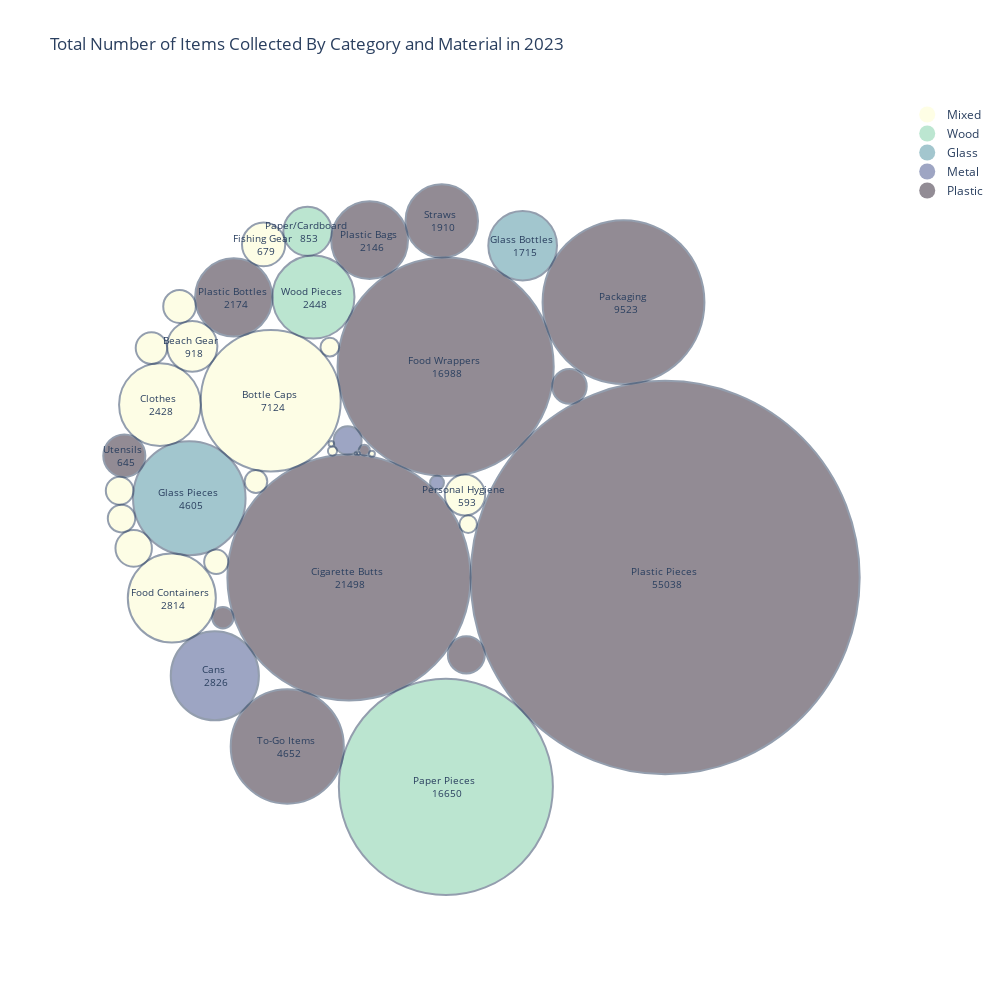

Notebook code for this chart:
### Markdown cell above
## Number of Items Collected in 2023 Color Coded by Material

This circle packing graph shows the total amount of items of the given categories that have been cleaned up by Save Our Shores from in 2023. The circle sizes correspond to the number of items. When circles are too small to display the text within them, the text has been removed, and you can instead hover over the circle to see the item category and number.
The circles are color coded based on their material, with the categories Mixed, Wood, Glass, Metal and Plastic.

### Code cell
sos23 = sos_data[sos_data['Date'].dt.year == 2023]
fig = graphs.circle_packing_graph(sos23, col_config, plot_colors='Deep')
fig.show()

### Figure 1 — Plotly figure (JSON) as saved in the notebook; plotly's stock layout.template omitted (floating-point values rounded to 4 significant figures)
{"data": [{"marker": {"color": "rgb(253, 253, 204)", "opacity": 0.5, "size": 16, "symbol": "circle"}, "mode": "markers", "name": "Mixed", "showlegend": true, "type": "scatter", "x": [null], "y": [null]}, {"marker": {"color": "rgb(122, 205, 163)", "opacity": 0.5, "size": 16, "symbol": "circle"}, "mode": "markers", "name": "Wood", "showlegend": true, "type": "scatter", "x": [null], "y": [null]}, {"marker": {"color": "rgb(72, 142, 158)", "opacity": 0.5, "size": 16, "symbol": "circle"}, "mode": "markers", "name": "Glass", "showlegend": true, "type": "scatter", "x": [null], "y": [null]}, {"marker": {"color": "rgb(62, 77, 136)", "opacity": 0.5, "size": 16, "symbol": "circle"}, "mode": "markers", "name": "Metal", "showlegend": true, "type": "scatter", "x": [null], "y": [null]}, {"marker": {"color": "rgb(39, 26, 44)", "opacity": 0.5, "size": 16, "symbol": "circle"}, "mode": "markers", "name": "Plastic", "showlegend": true, "type": "scatter", "x": [null], "y": [null]}], "layout": {"annotations": [{"font": {"size": 10}, "hovertext": "Plastic Pieces <br> 55038", "showarrow": false, "text": "Plastic Pieces <br> 55038", "x": 0.4652, "y": -0.1728}, {"font": {"size": 10}, "hovertext": "Cigarette Butts <br> 21498", "showarrow": false, "text": "Cigarette Butts <br> 21498", "x": -0.3535, "y": -0.1728}, {"font": {"size": 10}, "hovertext": "Food Wrappers <br> 16988", "showarrow": false, "text": "Food Wrappers <br> 16988", "x": -0.1032, "y": 0.3667}, {"font": {"size": 10}, "hovertext": "Paper Pieces <br> 16650", "showarrow": false, "text": "Paper Pieces <br> 16650", "x": -0.1026, "y": -0.7089}, {"font": {"size": 10}, "hovertext": "Packaging <br> 9523", "showarrow": false, "text": "Packaging <br> 9523", "x": 0.3573, "y": 0.5323}, {"font": {"size": 10}, "hovertext": "Bottle Caps <br> 7124", "showarrow": false, "text": "Bottle Caps <br> 7124", "x": -0.5561, "y": 0.28}, {"font": {"size": 10}, "hovertext": "To-Go Items <br> 4652", "showarrow": false, "text": "To-Go Items <br> 4652", "x": -0.5133, "y": -0.6056}, {"font": {"size": 10}, "hovertext": "Glass Pieces <br> 4605", "showarrow": false, "text": "Glass Pieces <br> 4605", "x": -0.767, "y": 0.0301}, {"font": {"size": 10}, "hovertext": "Cans <br> 2826", "showarrow": false, "text": "Cans <br> 2826", "x": -0.7009, "y": -0.4246}, {"font": {"size": 10}, "hovertext": "Food Containers <br> 2814", "showarrow": false, "text": "Food Containers <br> 2814", "x": -0.8123, "y": -0.2256}, {"font": {"size": 10}, "hovertext": "Wood Pieces <br> 2448", "showarrow": false, "text": "Wood Pieces <br> 2448", "x": -0.4455, "y": 0.5454}, {"font": {"size": 10}, "hovertext": "Clothes <br> 2428", "showarrow": false, "text": "Clothes <br> 2428", "x": -0.843, "y": 0.2699}, {"font": {"size": 10}, "hovertext": "Plastic Bottles <br> 2174", "showarrow": false, "text": "Plastic Bottles <br> 2174", "x": -0.6519, "y": 0.5446}, {"font": {"size": 10}, "hovertext": "Plastic Bags <br> 2146", "showarrow": false, "text": "Plastic Bags <br> 2146", "x": -0.3002, "y": 0.691}, {"font": {"size": 10}, "hovertext": "Straws <br> 1910", "showarrow": false, "text": "Straws <br> 1910", "x": -0.1132, "y": 0.7403}, {"font": {"size": 10}, "hovertext": "Glass Bottles <br> 1715", "showarrow": false, "text": "Glass Bottles <br> 1715", "x": 0.09623, "y": 0.677}, {"font": {"size": 10}, "hovertext": "Beach Gear <br> 918", "showarrow": false, "text": "Beach Gear <br> 918", "x": -0.7594, "y": 0.4192}, {"font": {"size": 10}, "hovertext": "Paper/Cardboard <br> 853", "showarrow": false, "text": "Paper/Cardboard <br> 853", "x": -0.4608, "y": 0.7137}, {"font": {"size": 10}, "hovertext": "Fishing Gear <br> 679", "showarrow": false, "text": "Fishing Gear <br> 679", "x": -0.5746, "y": 0.6802}, {"font": {"size": 10}, "hovertext": "Utensils <br> 645", "showarrow": false, "text": "Utensils <br> 645", "x": -0.9352, "y": 0.1387}, {"font": {"size": 10}, "hovertext": "Personal Hygiene <br> 593", "showarrow": false, "text": "Personal Hygiene <br> 593", "x": -0.05313, "y": 0.03834}, {"font": {"size": 10}, "hovertext": "Lids <br> 496", "showarrow": false, "text": "", "x": -0.04967, "y": -0.3709}, {"font": {"size": 10}, "hovertext": "Batteries <br> 483", "showarrow": false, "text": "", "x": -0.911, "y": -0.09825}, {"font": {"size": 10}, "hovertext": "Balloons <br> 433", "showarrow": false, "text": "", "x": 0.2174, "y": 0.3165}, {"font": {"size": 10}, "hovertext": "Construction Materials <br> 386", "showarrow": false, "text": "", "x": -0.7923, "y": 0.5212}, {"font": {"size": 10}, "hovertext": "Lighters <br> 359", "showarrow": false, "text": "", "x": -0.865, "y": 0.4147}, {"font": {"size": 10}, "hovertext": "Syringes <br> 283", "showarrow": false, "text": "", "x": -0.3568, "y": 0.1782}, {"font": {"size": 10}, "hovertext": "Bandaids <br> 277", "showarrow": false, "text": "", "x": -0.9474, "y": 0.04923}, {"font": {"size": 10}, "hovertext": "Strapping Bands <br> 273", "showarrow": false, "text": "", "x": -0.9425, "y": -0.02182}, {"font": {"size": 10}, "hovertext": "Tobacco <br> 212", "showarrow": false, "text": "", "x": -0.6973, "y": -0.1326}, {"font": {"size": 10}, "hovertext": "PPE <br> 186", "showarrow": false, "text": "", "x": -0.5944, "y": 0.07299}, {"font": {"size": 10}, "hovertext": "Beverage Pouches <br> 164", "showarrow": false, "text": "", "x": -0.68, "y": -0.2757}, {"font": {"size": 10}, "hovertext": "Bagged Pet Waste <br> 127", "showarrow": false, "text": "", "x": -0.4031, "y": 0.4171}, {"font": {"size": 10}, "hovertext": "E-Waste <br> 112", "showarrow": false, "text": "", "x": -0.04478, "y": -0.03621}, {"font": {"size": 10}, "hovertext": "Appliances <br> 70", "showarrow": false, "text": "", "x": -0.1255, "y": 0.0697}, {"font": {"size": 10}, "hovertext": "6-Pack Holders <br> 41", "showarrow": false, "text": "", "x": -0.3135, "y": 0.1534}, {"font": {"size": 10}, "hovertext": "Footwear <br> 30", "showarrow": false, "text": "", "x": -0.3963, "y": 0.151}, {"font": {"size": 10}, "hovertext": "Cigar Tips <br> 13", "showarrow": false, "text": "", "x": -0.2941, "y": 0.1443}, {"font": {"size": 10}, "hovertext": "Tires <br> 11", "showarrow": false, "text": "", "x": -0.3992, "y": 0.1697}, {"font": {"size": 10}, "hovertext": "Rope <br> 3", "showarrow": false, "text": "", "x": -0.3288, "y": 0.1448}, {"font": {"size": 10}, "hovertext": "Fireworks <br> 2", "showarrow": false, "text": "", "x": -0.3355, "y": 0.1446}], "autosize": false, "height": 1000, "plot_bgcolor": "rgba(0, 0, 0, 0)", "shapes": [{"fillcolor": "rgb(39, 26, 44)", "line": {"width": 2}, "opacity": 0.5, "type": "circle", "x0": -0.03863, "x1": 0.9689, "xref": "x", "y0": -0.6766, "y1": 0.331, "yref": "y"}, {"fillcolor": "rgb(39, 26, 44)", "line": {"width": 2}, "opacity": 0.5, "type": "circle", "x0": -0.6683, "x1": -0.03863, "xref": "x", "y0": -0.4877, "y1": 0.1421, "yref": "y"}, {"fillcolor": "rgb(39, 26, 44)", "line": {"width": 2}, "opacity": 0.5, "type": "circle", "x0": -0.3831, "x1": 0.1767, "xref": "x", "y0": 0.08683, "y1": 0.6466, "yref": "y"}, {"fillcolor": "rgb(122, 205, 163)", "line": {"width": 2}, "opacity": 0.5, "type": "circle", "x0": -0.3797, "x1": 0.1745, "xref": "x", "y0": -0.986, "y1": -0.4319, "yref": "y"}, {"fillcolor": "rgb(39, 26, 44)", "line": {"width": 2}, "opacity": 0.5, "type": "circle", "x0": 0.1478, "x1": 0.5669, "xref": "x", "y0": 0.3228, "y1": 0.7419, "yref": "y"}, {"fillcolor": "rgb(253, 253, 204)", "line": {"width": 2}, "opacity": 0.5, "type": "circle", "x0": -0.7374, "x1": -0.3749, "xref": "x", "y0": 0.09877, "y1": 0.4613, "yref": "y"}, {"fillcolor": "rgb(39, 26, 44)", "line": {"width": 2}, "opacity": 0.5, "type": "circle", "x0": -0.6598, "x1": -0.3669, "xref": "x", "y0": -0.752, "y1": -0.4591, "yref": "y"}, {"fillcolor": "rgb(72, 142, 158)", "line": {"width": 2}, "opacity": 0.5, "type": "circle", "x0": -0.9127, "x1": -0.6212, "xref": "x", "y0": -0.1156, "y1": 0.1758, "yref": "y"}, {"fillcolor": "rgb(62, 77, 136)", "line": {"width": 2}, "opacity": 0.5, "type": "circle", "x0": -0.815, "x1": -0.5867, "xref": "x", "y0": -0.5387, "y1": -0.3104, "yref": "y"}, {"fillcolor": "rgb(253, 253, 204)", "line": {"width": 2}, "opacity": 0.5, "type": "circle", "x0": -0.9262, "x1": -0.6983, "xref": "x", "y0": -0.3395, "y1": -0.1116, "yref": "y"}, {"fillcolor": "rgb(122, 205, 163)", "line": {"width": 2}, "opacity": 0.5, "type": "circle", "x0": -0.5518, "x1": -0.3393, "xref": "x", "y0": 0.4391, "y1": 0.6516, "yref": "y"}, {"fillcolor": "rgb(253, 253, 204)", "line": {"width": 2}, "opacity": 0.5, "type": "circle", "x0": -0.9488, "x1": -0.7372, "xref": "x", "y0": 0.164, "y1": 0.3757, "yref": "y"}, {"fillcolor": "rgb(39, 26, 44)", "line": {"width": 2}, "opacity": 0.5, "type": "circle", "x0": -0.752, "x1": -0.5518, "xref": "x", "y0": 0.4445, "y1": 0.6447, "yref": "y"}, {"fillcolor": "rgb(39, 26, 44)", "line": {"width": 2}, "opacity": 0.5, "type": "circle", "x0": -0.3996, "x1": -0.2007, "xref": "x", "y0": 0.5915, "y1": 0.7904, "yref": "y"}, {"fillcolor": "rgb(39, 26, 44)", "line": {"width": 2}, "opacity": 0.5, "type": "circle", "x0": -0.2071, "x1": -0.0194, "xref": "x", "y0": 0.6465, "y1": 0.8342, "yref": "y"}, {"fillcolor": "rgb(72, 142, 158)", "line": {"width": 2}, "opacity": 0.5, "type": "circle", "x0": 0.007301, "x1": 0.1852, "xref": "x", "y0": 0.588, "y1": 0.7659, "yref": "y"}, {"fillcolor": "rgb(253, 253, 204)", "line": {"width": 2}, "opacity": 0.5, "type": "circle", "x0": -0.8245, "x1": -0.6943, "xref": "x", "y0": 0.3541, "y1": 0.4842, "yref": "y"}, {"fillcolor": "rgb(122, 205, 163)", "line": {"width": 2}, "opacity": 0.5, "type": "circle", "x0": -0.5235, "x1": -0.398, "xref": "x", "y0": 0.651, "y1": 0.7764, "yref": "y"}, {"fillcolor": "rgb(253, 253, 204)", "line": {"width": 2}, "opacity": 0.5, "type": "circle", "x0": -0.6306, "x1": -0.5187, "xref": "x", "y0": 0.6242, "y1": 0.7362, "yref": "y"}, {"fillcolor": "rgb(39, 26, 44)", "line": {"width": 2}, "opacity": 0.5, "type": "circle", "x0": -0.9898, "x1": -0.8807, "xref": "x", "y0": 0.08414, "y1": 0.1932, "yref": "y"}, {"fillcolor": "rgb(253, 253, 204)", "line": {"width": 2}, "opacity": 0.5, "type": "circle", "x0": -0.1054, "x1": -0.0008362, "xref": "x", "y0": -0.01395, "y1": 0.09063, "yref": "y"}, {"fillcolor": "rgb(39, 26, 44)", "line": {"width": 2}, "opacity": 0.5, "type": "circle", "x0": -0.09749, "x1": -0.001844, "xref": "x", "y0": -0.4187, "y1": -0.3231, "yref": "y"}, {"fillcolor": "rgb(253, 253, 204)", "line": {"width": 2}, "opacity": 0.5, "type": "circle", "x0": -0.9582, "x1": -0.8638, "xref": "x", "y0": -0.1454, "y1": -0.05106, "yref": "y"}, {"fillcolor": "rgb(39, 26, 44)", "line": {"width": 2}, "opacity": 0.5, "type": "circle", "x0": 0.1728, "x1": 0.2621, "xref": "x", "y0": 0.2719, "y1": 0.3612, "yref": "y"}, {"fillcolor": "rgb(253, 253, 204)", "line": {"width": 2}, "opacity": 0.5, "type": "circle", "x0": -0.8345, "x1": -0.7501, "xref": "x", "y0": 0.4791, "y1": 0.5634, "yref": "y"}, {"fillcolor": "rgb(253, 253, 204)", "line": {"width": 2}, "opacity": 0.5, "type": "circle", "x0": -0.9057, "x1": -0.8244, "xref": "x", "y0": 0.374, "y1": 0.4554, "yref": "y"}, {"fillcolor": "rgb(62, 77, 136)", "line": {"width": 2}, "opacity": 0.5, "type": "circle", "x0": -0.3929, "x1": -0.3207, "xref": "x", "y0": 0.142, "y1": 0.2143, "yref": "y"}, {"fillcolor": "rgb(253, 253, 204)", "line": {"width": 2}, "opacity": 0.5, "type": "circle", "x0": -0.9832, "x1": -0.9117, "xref": "x", "y0": 0.01349, "y1": 0.08497, "yref": "y"}, {"fillcolor": "rgb(253, 253, 204)", "line": {"width": 2}, "opacity": 0.5, "type": "circle", "x0": -0.978, "x1": -0.907, "xref": "x", "y0": -0.05731, "y1": 0.01366, "yref": "y"}, {"fillcolor": "rgb(253, 253, 204)", "line": {"width": 2}, "opacity": 0.5, "type": "circle", "x0": -0.7285, "x1": -0.666, "xref": "x", "y0": -0.1639, "y1": -0.1013, "yref": "y"}, {"fillcolor": "rgb(253, 253, 204)", "line": {"width": 2}, "opacity": 0.5, "type": "circle", "x0": -0.6237, "x1": -0.5651, "xref": "x", "y0": 0.0437, "y1": 0.1023, "yref": "y"}, {"fillcolor": "rgb(39, 26, 44)", "line": {"width": 2}, "opacity": 0.5, "type": "circle", "x0": -0.7075, "x1": -0.6525, "xref": "x", "y0": -0.3032, "y1": -0.2482, "yref": "y"}, {"fillcolor": "rgb(253, 253, 204)", "line": {"width": 2}, "opacity": 0.5, "type": "circle", "x0": -0.4273, "x1": -0.3789, "xref": "x", "y0": 0.3929, "y1": 0.4413, "yref": "y"}, {"fillcolor": "rgb(253, 253, 204)", "line": {"width": 2}, "opacity": 0.5, "type": "circle", "x0": -0.0675, "x1": -0.02205, "xref": "x", "y0": -0.05894, "y1": -0.01349, "yref": "y"}, {"fillcolor": "rgb(62, 77, 136)", "line": {"width": 2}, "opacity": 0.5, "type": "circle", "x0": -0.1435, "x1": -0.1076, "xref": "x", "y0": 0.05174, "y1": 0.08767, "yref": "y"}, {"fillcolor": "rgb(39, 26, 44)", "line": {"width": 2}, "opacity": 0.5, "type": "circle", "x0": -0.3273, "x1": -0.2998, "xref": "x", "y0": 0.1396, "y1": 0.1671, "yref": "y"}, {"fillcolor": "rgb(253, 253, 204)", "line": {"width": 2}, "opacity": 0.5, "type": "circle", "x0": -0.408, "x1": -0.3845, "xref": "x", "y0": 0.1392, "y1": 0.1628, "yref": "y"}, {"fillcolor": "rgb(253, 253, 204)", "line": {"width": 2}, "opacity": 0.5, "type": "circle", "x0": -0.3018, "x1": -0.2863, "xref": "x", "y0": 0.1365, "y1": 0.152, "yref": "y"}, {"fillcolor": "rgb(253, 253, 204)", "line": {"width": 2}, "opacity": 0.5, "type": "circle", "x0": -0.4063, "x1": -0.3921, "xref": "x", "y0": 0.1625, "y1": 0.1768, "yref": "y"}, {"fillcolor": "rgb(253, 253, 204)", "line": {"width": 2}, "opacity": 0.5, "type": "circle", "x0": -0.3325, "x1": -0.3251, "xref": "x", "y0": 0.1411, "y1": 0.1485, "yref": "y"}, {"fillcolor": "rgb(253, 253, 204)", "line": {"width": 2}, "opacity": 0.5, "type": "circle", "x0": -0.3386, "x1": -0.3325, "xref": "x", "y0": 0.1415, "y1": 0.1476, "yref": "y"}], "title": {"text": "Total Number of Items Collected By Category and Material in 2023"}, "width": 1000, "xaxis": {"range": [-1.05, 1.05], "showgrid": false, "showticklabels": false, "zeroline": false}, "yaxis": {"range": [-1.05, 1.05], "showgrid": false, "showticklabels": false, "zeroline": false}}}
